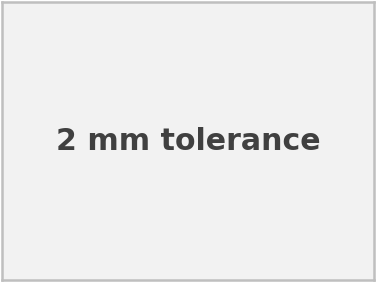
#> input picture plot_figures/fig1/inputs/hole_2mm.png, 376 x 282 px
$ python fig1_plot_contact_tolerances.py
#> lines starting #> are read from the running program, lines starting #| are printed output that depends on the picture
"""Figure 1 plot: contact-tolerance evaluation for peg-in-hole.

The values below are placeholders. Replace ``DUMMY_SIM_RESULTS`` and
``DUMMY_REAL_WORLD_RESULTS`` with measured data when available.

    python plot_figures/fig1_plot_contact_tolerances.py
"""

from __future__ import annotations

from pathlib import Path

import matplotlib

matplotlib.use("Agg")

import matplotlib.pyplot as plt
import numpy as np
from matplotlib.ticker import NullFormatter


ROOT_DIR = Path(__file__).resolve().parent
INPUT_DIR = ROOT_DIR / "inputs"
OUT_DIR = Path(__file__).resolve().parent / "outputs"
METHODS = ("Play-only", "Play2Win")
TOLERANCE_ROWS = (
    ("2 mm", "2mm"),
    ("0.5 mm", "0p5mm"),
)
EXPECTED_IMAGES = {
    "hole_2mm": "hole_2mm.png",
    "hole_0p5mm": "hole_0p5mm.png",
    "play_only_2mm_1": "play_only_2mm_1.png",
    "play_only_2mm_2": "play_only_2mm_2.png",
    "play2win_2mm_1": "play2win_2mm_1.png",
    "play2win_2mm_2": "play2win_2mm_2.png",
    "play_only_0p5mm_1": "play_only_0p5mm_1.png",
    "play_only_0p5mm_2": "play_only_0p5mm_2.png",
    "play2win_0p5mm_1": "play2win_0p5mm_1.png",
    "play2win_0p5mm_2": "play2win_0p5mm_2.png",
}

DUMMY_SIM_RESULTS = {
    "success_tolerance_mm": np.geomspace(0.2, 2.0, 10),
    "Play-only": {
        "success_rate": np.array([0.00, 0.00, 0.01, 0.02, 0.08, 0.25, 0.52, 0.73, 0.86, 0.92]),
    },
    "Play2Win": {
        "success_rate": np.array([0.95, 0.96, 0.97, 0.975, 0.98, 0.985, 0.99, 0.99, 0.995, 0.995]),
    },
}

DUMMY_REAL_WORLD_RESULTS = {
    "throughput_tolerance_mm": np.array([2.0, 0.5, 0.2]),
    "Play-only": {
        "throughput": np.array([11.3, 0.7, 0.0]),
    },
    "Play2Win": {
        "throughput": np.array([11.9, 11.3, 10.8]),
    },
}

STYLE = {
    "Play-only": {"color": "#D73027", "marker": "o"},
    "Play2Win": {"color": "#1A9850", "marker": "o"},
}


def _plot_success_rate(ax: plt.Axes, tolerances: np.ndarray) -> None:
    for method in METHODS:
        ax.plot(
            tolerances,
            100.0 * DUMMY_SIM_RESULTS[method]["success_rate"],
            label=method,
            linewidth=1.8,
            markersize=4.5,
            markeredgewidth=0.0,
            **STYLE[method],
        )

    ax.set_ylabel("Success rate (%)")
    ax.set_xscale("log")
    ax.set_xticks([2.0, 1.0, 0.5, 0.2])
    ax.set_xticklabels(["2", "1", "0.5", "0.2"])
    ax.xaxis.set_minor_formatter(NullFormatter())
    ax.set_xlim(float(tolerances.max()), float(tolerances.min()))
    ax.set_ylim(0.0, 104.0)
    ax.set_yticks([0, 25, 50, 75, 100])
    ax.set_title("Success rate (sim)", loc="left", fontsize=8, fontweight="bold", pad=3)
    _style_axis(ax)


def _plot_throughput_bars(ax: plt.Axes, tolerances: np.ndarray) -> None:
    x = np.arange(len(tolerances))
    width = 0.30

    for offset, method in zip((-width / 2, width / 2), METHODS):
        ax.bar(
            x + offset,
            DUMMY_REAL_WORLD_RESULTS[method]["throughput"],
            width=width,
            label=method,
            color=STYLE[method]["color"],
            edgecolor="none",
        )

    ax.set_xticks(x)
    ax.set_xticklabels([f"{v:g}" for v in tolerances])
    ax.set_xlabel("Success tolerance (mm)")
    ax.set_ylabel("Throughput\n(success/min)")
    ax.set_ylim(0.0, 12.6)
    ax.set_yticks([0, 4, 8, 12])
    ax.set_title("Throughput (real)", loc="left", fontsize=8, fontweight="bold", pad=3)
    _style_axis(ax)


def _style_axis(ax: plt.Axes) -> None:
    ax.spines["top"].set_visible(False)
    ax.spines["right"].set_visible(False)
    ax.spines["left"].set_linewidth(0.8)
    ax.spines["bottom"].set_linewidth(0.8)
    ax.tick_params(axis="both", labelsize=8, width=0.8, length=3)


def _draw_image_cell(
    ax: plt.Axes,
    path: Path,
    border_color: str | None = None,
    label: str | None = None,
) -> None:
    if path.exists():
        ax.imshow(plt.imread(path))
    else:
        ax.set_facecolor("#F3F3F3")
        ax.text(
            0.5,
            0.5,
            f"Missing\n{path.name}",
            transform=ax.transAxes,
            ha="center",
            va="center",
            fontsize=6,
            color="0.35",
        )
    ax.set_xticks([])
    ax.set_yticks([])

    if border_color is None:
        for spine in ax.spines.values():
            spine.set_visible(False)
    else:
        for spine in ax.spines.values():
            spine.set_visible(True)
            spine.set_color(border_color)
            spine.set_linewidth(2.0)

    if label is not None:
        ax.text(
            0.03,
            0.95,
            label,
            transform=ax.transAxes,
            ha="left",
            va="top",
            fontsize=6.5,
            fontweight="bold",
            color="0.15",
            bbox={"facecolor": "white", "edgecolor": "none", "boxstyle": "round,pad=0.16", "alpha": 0.9},
        )


def _draw_full_figure(fig: plt.Figure) -> tuple[plt.Axes, plt.Axes]:
    outer = fig.add_gridspec(
        1,
        2,
        width_ratios=[2.38, 1.0],
        left=0.02,
        right=0.99,
        bottom=0.08,
        top=0.90,
        wspace=0.18,
    )
    left = outer[0].subgridspec(
        3,
        5,
        height_ratios=[0.20, 1.0, 1.0],
        width_ratios=[0.80, 1.20, 1.20, 1.20, 1.20],
        hspace=0.13,
        wspace=0.06,
    )
    right = outer[1].subgridspec(2, 1, hspace=0.56)

    fig.text(0.02, 0.965, "(a) Real-world tolerance tests", fontsize=9.5, fontweight="bold", ha="left")
    fig.text(0.72, 0.965, "(b) Success and throughput", fontsize=9.5, fontweight="bold", ha="left")

    headers = [
        (0, "Hole"),
        (1, "Play-only policy"),
        (3, "Play2Win"),
    ]
    for col, title in headers:
        ax = fig.add_subplot(left[0, col : col + (2 if col > 0 else 1)])
        ax.axis("off")
        ax.text(0.5, 0.5, title, ha="center", va="center", fontsize=8, fontweight="bold")

    for row_idx, (label, suffix) in enumerate(TOLERANCE_ROWS, start=1):
        hole_ax = fig.add_subplot(left[row_idx, 0])
        _draw_image_cell(hole_ax, INPUT_DIR / EXPECTED_IMAGES[f"hole_{suffix}"])
        hole_ax.set_title(f"{label}\ntolerance", fontsize=7, pad=2)

        policy_specs = [
            (1, "play_only", "Play-only", "1"),
            (2, "play_only", "Play-only", "2"),
            (3, "play2win", "Play2Win", "1"),
            (4, "play2win", "Play2Win", "2"),
        ]
        for col, file_prefix, method, image_label in policy_specs:
            ax = fig.add_subplot(left[row_idx, col])
            _draw_image_cell(
                ax,
                INPUT_DIR / EXPECTED_IMAGES[f"{file_prefix}_{suffix}_{image_label}"],
                border_color=STYLE[method]["color"],
                label=image_label,
            )

    sim_ax = fig.add_subplot(right[0, 0])
    throughput_ax = fig.add_subplot(right[1, 0])
    return sim_ax, throughput_ax


def main() -> None:
    plt.rcParams.update(
        {
            "font.family": "DejaVu Sans",
            "font.size": 8,
            "axes.labelsize": 8.5,
            "axes.titlesize": 9,
            "legend.fontsize": 8,
            "pdf.fonttype": 42,
            "ps.fonttype": 42,
        }
    )

    sim_tolerances = DUMMY_SIM_RESULTS["success_tolerance_mm"]
    real_world_tolerances = DUMMY_REAL_WORLD_RESULTS["throughput_tolerance_mm"]
    OUT_DIR.mkdir(parents=True, exist_ok=True)
    INPUT_DIR.mkdir(parents=True, exist_ok=True)

    fig = plt.figure(figsize=(7.8, 3.15))
    sim_ax, throughput_ax = _draw_full_figure(fig)
#> call 2 of _draw_image_cell, with border_color = '#D73027', label = '1'
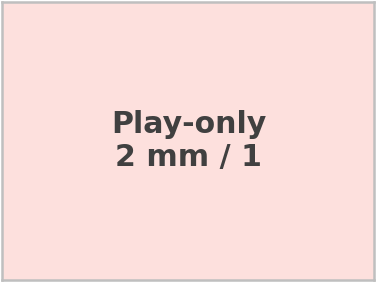
#> input picture plot_figures/fig1/inputs/play_only_2mm_1.png, 376 x 282 px

    _plot_success_rate(sim_ax, sim_tolerances)
    _plot_throughput_bars(throughput_ax, real_world_tolerances)

    handles, labels = sim_ax.get_legend_handles_labels()
    sim_ax.legend(
        handles,
        labels,
        loc="lower left",
        bbox_to_anchor=(0.02, 0.03),
        frameon=False,
        handlelength=1.8,
        borderaxespad=0.0,
    )
    png_path = OUT_DIR / "fig1_contact_tolerances.png"
    fig.savefig(png_path, dpi=220, bbox_inches="tight", pad_inches=0.04)
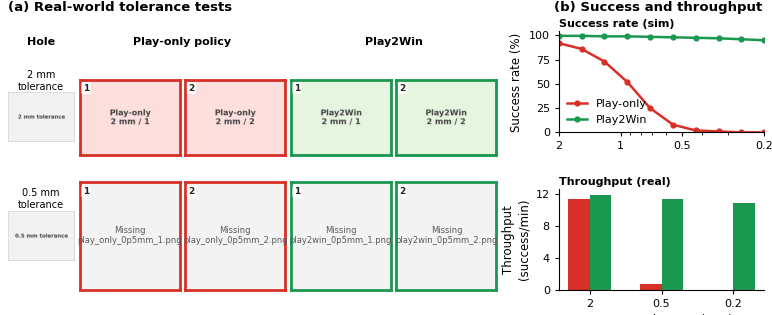
#> figure drawn by matplotlib, 8 panels; panel 7: curve peaks at x = 2, y = 92; panel 7: curve peaks at x = 1.55, y = 99.5; panel 8: tallest bar 11.3 high, from x = -0.3 to 0; panel 8: tallest bar 11.9 high, from x = 2.78e-17 to 0.3
    plt.close(fig)

    print(f"Wrote {png_path}")


if __name__ == "__main__":
    main()
